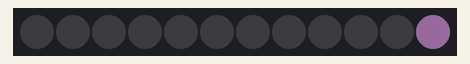
The sketch below on a simulated Arduino Uno, built with avr-gcc and run on an emulated ATmega328P. Parts: 12 RGB LEDs in strip order, left to right. Dim RGB values are drawn brighter than linear; random numbers use the default seed unless the sketch sets one.

Above: at 0.44 s.
At 3.0 s:
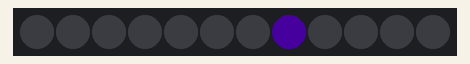
At 5.2 s:
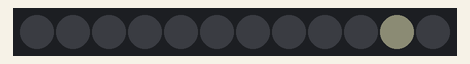
At 10.5 s:
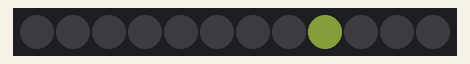
At 20.5 s:
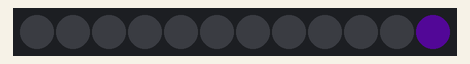
At 34.6 s:
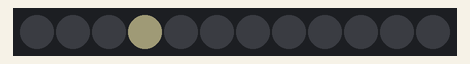

The sketch:

random.ino
```cpp
/*Random blinky NeoPixel Ring
Red and Green with a sparkle for Christmas
By fid */

#include <Adafruit_NeoPixel.h>

#define N_PIXELS 12
#define LED_PIN 6  //You might have to change this if you didn't use
                             // pin 0 on the Gemma.

int RandomBlinky = 0;
int red = 0;
int green = 0;
int blue = 0;
int redOff = 0;
int greenOff = 0;
int blueOff = 0;
int Brightness = 60;  // Brightness of the pixels is about 60%
                      // I ended up not using the Brightness variable.
int BlinkDelay = 222;
int i = 0;


Adafruit_NeoPixel strip = Adafruit_NeoPixel(12, LED_PIN, NEO_GRB +NEO_KHZ800);

void setup()
{
strip.begin();
//strip.setBrightness(Brightness);  // I ended up not using this.

}  // end of setup()

void loop()
{
RandomBlinky = random(12);  // Choose a random NeoPixel.
red = random(35);  // Choose a random NeoPixel.
green = random(35);  // Choose a random NeoPixel.
blue = random(35);  // Choose a random NeoPixel.
redOff = random(2);  // Choose a random NeoPixel.
greenOff = random(2);  // Choose a random NeoPixel.
blueOff = random(2);  // Choose a random NeoPixel.
// set the random pixel to white
strip.setPixelColor( RandomBlinky, red, green, blue);  //It's a dim White.
strip.show();
//delay(BlinkDelay);  //Let the White show for a little bit.
delay(random(666));  //Let the White show for a little bit.
//Set the random pixel back to the color it was, Red or Green

  //strip.setPixelColor( RandomBlinky, redOff, greenOff, blueOff);
  strip.setPixelColor( RandomBlinky, 0, 0, 0);
  strip.show();
delay(2);  //Don't do another White blinky for a little bit.
             // Use a lower number to make the blinks happen faster.
} // End of loop()

/*
Instead of doing the brightness using the "strip.setBrightness(Brightness);",
how about setting Red to 150, 0, 0 and Green to 0, 150, 0?
And set the sparkle to 200,200,200.
This way the flash of the sparkle will be brighter than the brightness of the
rest of the colors on the ring.

Well, that was too bright.  I used lower numbers for the colors in the sketch.
*/
```

Measured:
- what the display in image 0 shows lasts 0.5 s, from 0.2 s to 0.7 s
- what the display in image 1 shows lasts 0.6 s, from 3.0 s to 3.6 s
- what the display in image 2 shows lasts 0.6 s, from 5.2 s to 5.8 s
